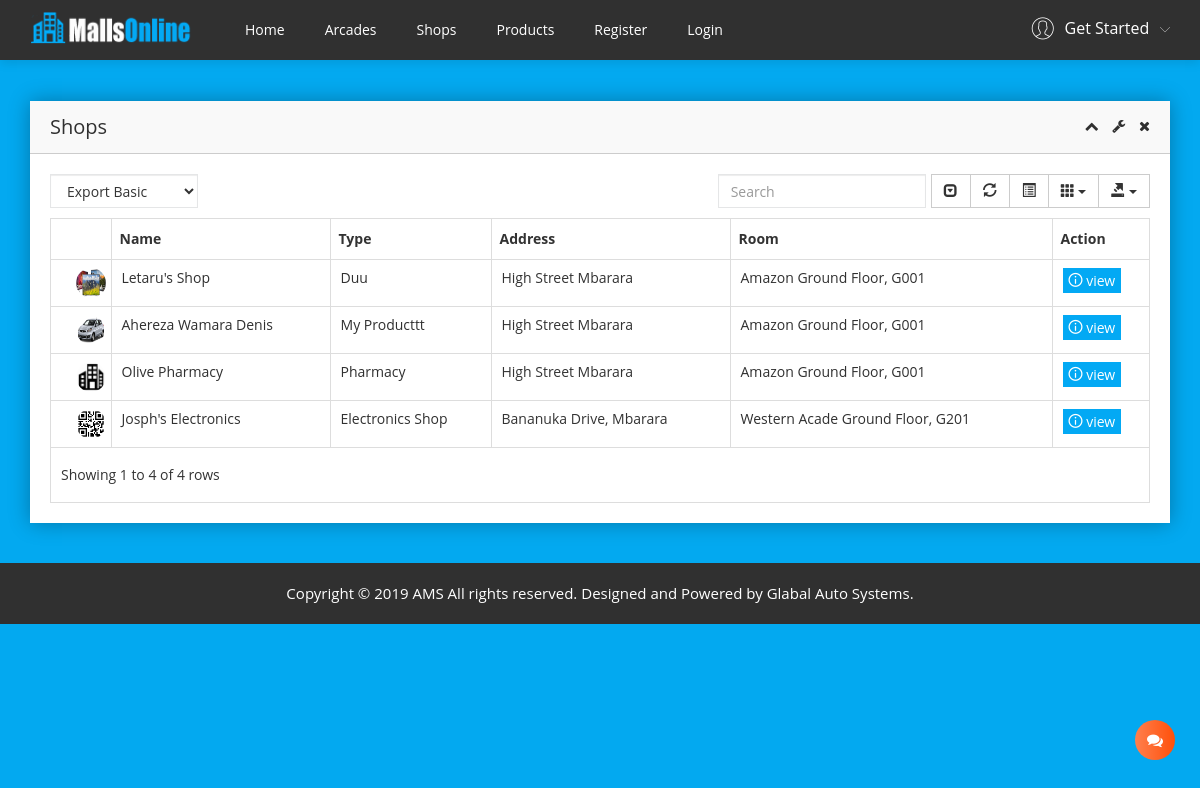
Screenshot of /public/shops/ with the database file from the repository.
### users/models.py (models this page shows, shortened)
class Shop(models.Model):
	room = models.ForeignKey(Book, on_delete=models.CASCADE, verbose_name='Room of Shop',)
	date_created = models.DateTimeField(default=timezone.now)
	name = models.CharField(max_length=200, verbose_name='Shop Name')
	title = models.CharField(max_length=200, verbose_name='Business type')
	body = models.TextField(verbose_name='Business description')
	photo = models.ImageField(default='shop_photos/default.png', upload_to='shop_photos', blank=True, null=True,)
	updated = models.DateTimeField(auto_now=True)
	user = models.ForeignKey(User, blank=True, null=True, on_delete=models.SET_NULL)

class Book(models.Model):
	room = models.ForeignKey(Room, on_delete=models.CASCADE)
	occupation = models.CharField(max_length=200)
	business = models.CharField(max_length=200, verbose_name='Business intented to use the room for')
	person = models.CharField(max_length=200, verbose_name='Contact Person')
	phone = models.CharField(max_length=200, verbose_name='Contact Phone')
	address = models.CharField(max_length=200, verbose_name='Contact Address')
	comment = models.TextField(verbose_name='Add a comment')
	approve_comment = models.CharField(max_length=1000, verbose_name='Add a comment')
	status = models.ForeignKey(BookStatus, default=1, on_delete=models.SET_DEFAULT, verbose_name='Booking Status')
	tenant_status = models.ForeignKey(TenantStatus, default=1, on_delete=models.SET_DEFAULT)
	date_created = models.DateTimeField(default=timezone.now)
	updated = models.DateTimeField(auto_now=True)
	user = models.ForeignKey(User, blank=True, null=True, on_delete=models.SET_NULL)
	class Meta():
		unique_together=['user','room']

### acade_owner/models.py (models this page shows)
class Room(models.Model):
	acade = models.ForeignKey(Acade, on_delete=models.CASCADE, verbose_name='Building')
	floor = models.ForeignKey(Floor, on_delete=models.CASCADE, verbose_name='Floor')
	name = models.CharField(max_length=200, verbose_name='Room Name')
	size = models.ForeignKey(RoomSize, blank=True, null=True, on_delete=models.SET_NULL, verbose_name='Room Size')
	status = models.ForeignKey(RoomStatus, default=1, on_delete=models.SET_DEFAULT, verbose_name='Room Status')
	monthly_rate = models.IntegerField(validators=[MinValueValidator(50000)])
	date_created = models.DateTimeField(default=timezone.now)
	updated = models.DateTimeField(auto_now=True)
	user = models.ForeignKey(User, blank=True, null=True, on_delete=models.SET_NULL)
	def __str__(self):
		return f'{self.acade} {self.floor}, {self.name}'
	class Meta():
		unique_together=['user','acade','floor','name']

class Acade(models.Model):
	name = models.CharField(max_length=200, verbose_name='Acade Name')
	no_of_floors = models.IntegerField(validators=[MinValueValidator(1), MaxValueValidator(8)])
	no_of_rooms = models.IntegerField(validators=[MinValueValidator(1)])
	photo = models.ImageField(default='acade_photos/default.png', upload_to='acade_photos', blank=True, null=True,)
	year = models.ForeignKey(Year, blank=True, null=True, on_delete=models.SET_NULL, verbose_name='Year of Construction')
	address = models.CharField(max_length=200, blank=True, null=True, verbose_name='Acade Address')
	constructor = models.ForeignKey(Builder, blank=True, null=True, on_delete=models.SET_NULL, verbose_name='Constructor')
	date_created = models.DateTimeField(default=timezone.now)
	updated = models.DateTimeField(auto_now=True)
	user = models.ForeignKey(User, blank=True, null=True, on_delete=models.SET_NULL)
	def __str__(self):
		return self.name
	class Meta():
		unique_together=['user','name']

class Floor(models.Model):
	name = models.CharField(max_length=200)
	def __str__(self):
		return self.name

### public/views.py (the view)
# urls.py: path('shops/', views.home_shops, name='home-shops'),
def home_shops(request):
	shops = Shop.objects.all().order_by('-id')
	context = {
	'title': 'Shops',
	'shops': shops,
	}
	return render(request, 'public/shops.html', context)

### public/templates/public/shops.html (shortened to what this page needs)
{% extends "public/base.html" %}
{% load has_group %}
{% load humanize %}
{% block content %}
<div class="data-table-area mg-t-40 mg-b-40">
        <div class="container">
            <div class="row">
                <div class="col-lg-12">
                    <div class="sparkline13-list shadow-reset">
                        <div class="sparkline13-hd">
                            <div class="main-sparkline13-hd">
                                <h1><span class="table-project-n"> Shops {% if head %} in {{ head }} {% endif %}</span></h1>
                                <div class="sparkline13-outline-icon">
                                    <span class="sparkline13-collapse-link"><i class="fa fa-chevron-up"></i></span>
                                    <span><i class="fa fa-wrench"></i></span>
                                    <span class="sparkline13-collapse-close"><i class="fa fa-times"></i></span>
                                </div>
                            </div>
                        </div>
                        <div class="sparkline13-graph">
                            <div class="datatable-dashv1-list custom-datatable-overright">
                                <div id="toolbar">
                                    <select class="form-control">
                                        <option value="">Export Basic</option>
                                    </select>
                                </div>
                                <table id="table" data-toggle="table" data-pagination="true" data-search="true" data-show-columns="true" data-show-pagination-switch="true" data-show-refresh="true" data-key-events="true" data-show-toggle="true" data-resizable="true" data-cookie="true" data-cookie-id-table="saveId" data-show-export="true" data-click-to-select="true" data-toolbar="#toolbar">
                                    <thead>
                                        <tr>
                                            <th data-field="name" data-editable="false">Name</th>
                                            <th data-field="ttle" data-editable="false">Type</th>
                                            <th data-field="add" data-editable="false">Address</th>
                                            <th data-field="acade" data-editable="false">Room</th>
                                            <th data-field="act" data-editable="false">Action</th>
                                        </tr>
                                    </thead>
                                    <tbody>
                                    {% for shop in shops %}
                                        <tr>
                                            <td><div class="support-list-img"><img src="{{shop.photo.url}}"></div></td>
                                            <td><a href="{% url 'home-shop' shop.id %}" >{{shop.name}}</a></td>
                                            <td><a href="{% url 'home-shop' shop.id %}" >{{shop.title}}</a>
                                            </td>
                                            <td>
                                            {{shop.room.room.acade.address}}
                                            </td>
                                            <td>
                                            <a href="{% url 'arcade' shop.room.room.acade.id %}" target="_blank">{{shop.room.room}}</a>
                                            </td>
                                            <td><a class="btn btn-custon-two btn-primary btn-xs" href="{% url 'home-shop' shop.id %}" style="color: white;"><span class="adminpro-icon adminpro-informatio"></span> view</a>
                                            </td>
                                        </tr>
                                    {% endfor %}
                                    </tbody>
                                </table>
                            </div>
                        </div>
                    </div>
                </div>
            </div>
        </div>
    </div>
    {% endblock content %}

### acade_owner/static/css/switcher/color-one.css (style rules this page uses)
html, body { font-family: 'Open Sans', sans-serif;font-weight:400;background: #27ae60 }

### acade_owner/static/css/switcher/color-two.css (style rules this page uses)
html, body { font-family: 'Open Sans', sans-serif;font-weight:400;background: #1c84c6 }

### acade_owner/static/css/switcher/color-three.css (style rules this page uses)
html, body { font-family: 'Open Sans', sans-serif;font-weight:400;background: #ed5565 }

### acade_owner/static/css/switcher/color-four.css (style rules this page uses)
html, body { font-family: 'Open Sans', sans-serif;font-weight:400;background: #1ab394 }

### acade_owner/static/css/switcher/color-five.css (style rules this page uses)
html, body { font-family: 'Open Sans', sans-serif;font-weight:400;background: #EE7752 }

### acade_owner/static/css/switcher/color-six.css (style rules this page uses)
html, body { font-family: 'Open Sans', sans-serif;font-weight:400;background: #27ae60 }

### acade_owner/static/css/switcher/color-seven.css (style rules this page uses)
html, body { font-family: 'Open Sans', sans-serif;font-weight:400;background: #7f8c8d }

### acade_owner/static/css/switcher/color-eight.css (style rules this page uses)
html, body { font-family: 'Open Sans', sans-serif;font-weight:400;background: #0000ff }

### acade_owner/static/css/switcher/color-nine.css (style rules this page uses)
html, body { font-family: 'Open Sans', sans-serif;font-weight:400;background: #ff0080 }

### acade_owner/static/css/switcher/color-ten.css (style rules this page uses)
html, body { font-family: 'Open Sans', sans-serif;font-weight:400;background: #1a0000 }

### rows the page displays
Shop: photo (picture), name "Letaru's Shop", title "Duu", room.room.acade.address "High Street Mbarara", room.room "Amazon Ground Floor, G001"
Shop: photo (picture), name "Ahereza Wamara Denis", title "My Producttt", room.room.acade.address "High Street Mbarara", room.room "Amazon Ground Floor, G001"
Shop: photo (placeholder picture), name "Olive Pharmacy", title "Pharmacy", room.room.acade.address "High Street Mbarara", room.room "Amazon Ground Floor, G001"
Shop: photo (picture), name "Josph's Electronics", title "Electronics Shop", room.room.acade.address "Bananuka Drive, Mbarara", room.room "Western Acade Ground Floor, G201"
